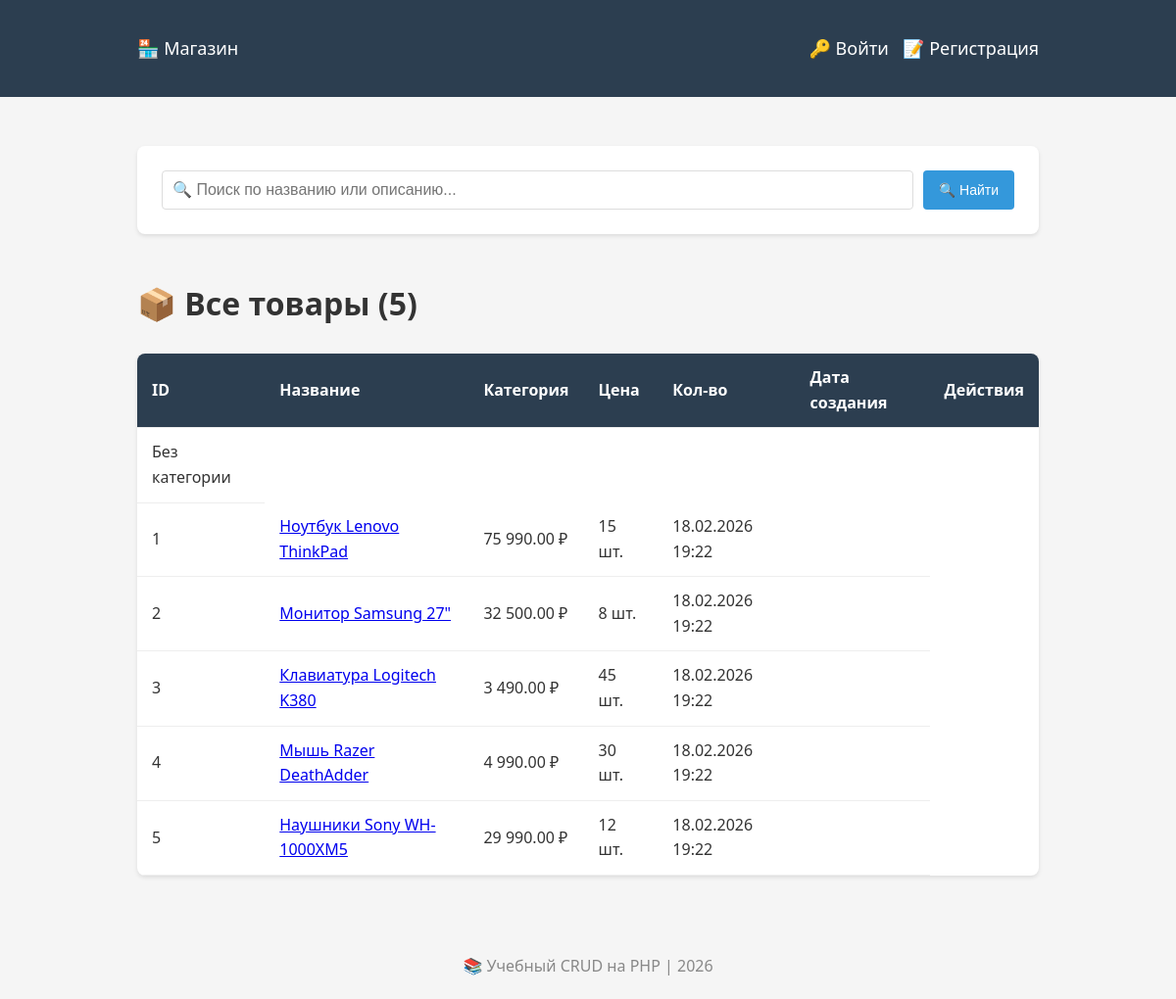
The page / on the database its author committed.
### tables this page shows
CREATE TABLE IF NOT EXISTS products
(
    id
    INT
    AUTO_INCREMENT
    PRIMARY
    KEY,
    name
    VARCHAR
(
    255
) NOT NULL,
    description TEXT,
    price DECIMAL
(
    10,
    2
) NOT NULL DEFAULT 0.00,
    quantity INT NOT NULL DEFAULT 0,
    category_id INT DEFAULT NULL,
    created_at TIMESTAMP DEFAULT CURRENT_TIMESTAMP,
    updated_at TIMESTAMP DEFAULT CURRENT_TIMESTAMP ON UPDATE CURRENT_TIMESTAMP,

     
     
    FOREIGN KEY
(
    category_id
) REFERENCES categories
(
    id
)
                                                   ON DELETE SET NULL
    );

### src/ProductController.php (called while the page is built, shortened)
<?php
class ProductController
{
    private Product $product;
    public function __construct(Product $product, Category $category, Validator $validator)
    {
        $this->product = $product;
    }
    public function index(): void
    {
        $search = trim($_GET['search'] ?? '');
        $page = max(1, (int)($_GET['page'] ?? 1));
        $perPage = 5;
        if ($search !== '') {
            $products = $this->product->searchPage($search, $page, $perPage);
            $totalItems = $this->product->getSearchCount($search);
        } else {
            $products = $this->product->getPage($page, $perPage);
            $totalItems = $this->product->getTotalCount();
        }
        $totalPages = (int)ceil($totalItems / $perPage);
        $this->render('list', [
            'products' => $products,
            'search' => $search,
            'page' => $page,
            'totalPages' => $totalPages,
            'totalItems' => $totalItems,
        ]);
    }
    private function render(string $template, array $data = []): void
    {
        extract($data);
        require __DIR__ . '/../templates/header.php';
        require __DIR__ . "/../templates/$template.php";
        require __DIR__ . '/../templates/footer.php';
    }
}

### public/index.php (called while the page is built, shortened)
<?php
require_once __DIR__ . '/../src/Auth.php';
require_once __DIR__ . '/../config/database.php';
require_once __DIR__ . '/../src/Product.php';
require_once __DIR__ . '/../src/ProductController.php';
require_once __DIR__ . '/../src/Router.php';
$product   = new Product($pdo);
$category  = new Category($pdo);
$user      = new User($pdo);
$validator = new Validator();
$productController = new ProductController($product, $category, $validator);
$authController    = new AuthController($user, $validator);
$router = new Router($productController, $authController);
$router->run();

### src/Auth.php (called while the page is built, shortened)
<?php
class Auth
{
    public static function isLoggedIn(): bool
    {
        return isset($_SESSION['user_id']);
    }
}

### src/Product.php (called while the page is built, shortened)
<?php
class Product
{
    private PDO $pdo;
    public function __construct(PDO $pdo)
    {
        $this->pdo = $pdo;
    }
    public function getPage(int $page, int $perPage = 5): array
    {
        $offset = ($page - 1) * $perPage;
        $sql = "SELECT p.*, c.name AS category_name
                FROM products p
                LEFT JOIN categories c ON p.category_id = c.id
                ORDER BY p.created_at DESC
                LIMIT :limit OFFSET :offset";
        $stmt = $this->pdo->prepare($sql);
        $stmt->bindValue(':limit', $perPage, PDO::PARAM_INT);
        $stmt->bindValue(':offset', $offset, PDO::PARAM_INT);
        $stmt->execute();
        return $stmt->fetchAll();
    }
}

### templates/list.php (the view, shortened to what this page needs)
<div class="card">
    <form method="GET" action="index.php">
        <div style="display: flex; gap: 10px;">
            <input type="text"
                   name="search"
                   value="<?= htmlspecialchars($search ?? '') ?>"
                   placeholder="🔍 Поиск по названию или описанию..."
                   style="flex: 1; padding: 10px; border: 1px solid #ddd; border-radius: 4px; font-size: 16px;">
            <button type="submit" class="btn btn-primary">🔍 Найти</button>
        </div>
    </form>
</div>
<br>
<?php
if (!empty($search)): ?>
    <h1>🔍 Результаты поиска: «<?= htmlspecialchars($search) ?>» (<?= count($products) ?>)</h1>
<?php
else: ?>
    <h1>📦 Все товары (<?= count($products) ?>)</h1>
<?php
endif; ?>
<br>
<?php
if (empty($products)): ?>
    <div class="card">
        <?php
        if (!empty($search)): ?>
            <p>Ничего не найдено по запросу «<?= htmlspecialchars($search) ?>».
                <a href="index.php?action=list">Показать все товары</a></p>
        <?php
        else: ?>
            <p>Товаров пока нет. <a href="index.php?action=create">Добавьте первый!</a></p>
        <?php
        endif; ?>
    </div>
<?php
else: ?>
    <table>
        <thead>
        <tr>
            <th>ID</th>
            <th>Название</th>
            <th>Категория</th>
            <th>Цена</th>
            <th>Кол-во</th>
            <th>Дата создания</th>
            <th>Действия</th>
        </tr>
        </thead>
        <tbody>
        <td><?= htmlspecialchars($item['category_name'] ?? 'Без категории') ?></td>
        <?php
        foreach ($products as $item): ?>
            <tr>
                <td><?= $item['id'] ?></td>
                <td>
                    <a href="index.php?action=show&id=<?= $item['id'] ?>">
                        <?= htmlspecialchars($item['name']) ?>
                    </a>
                </td>
                <td><?= number_format($item['price'], 2, '.', ' ') ?> ₽</td>
                <td><?= $item['quantity'] ?> шт.</td>
                <td><?= date('d.m.Y H:i', strtotime($item['created_at'])) ?></td>
                <td>
                </td>
            </tr>
        <?php
        endforeach; ?>
        </tbody>
    </table>
<?php
endif; ?>

### src/Router.php (shortened to what this page needs)
<?php
class Router
{
    private ProductController $productController;
    private AuthController $authController;
    public function __construct(
        ProductController $productController,
        AuthController $authController
    ) {
        $this->productController = $productController;
        $this->authController = $authController;
    }
    public function run(): void
    {
        $action = $_GET['action'] ?? 'list';
        $productRoutes = [
            'list' => 'index',
            'show' => 'show',
            'create' => 'create',
            'edit' => 'edit',
            'delete' => 'delete',
        ];
        $authRoutes = [
            'login' => 'login',
            'logout' => 'logout',
            'register' => 'register',
        ];
        if (array_key_exists($action, $productRoutes)) {
            $method = $productRoutes[$action];
            $this->productController->$method();
        } elseif (array_key_exists($action, $authRoutes)) {
            $method = $authRoutes[$action];
            $this->authController->$method();
        } else {
            http_response_code(404);
            echo "Страница не найдена";
        }
    }
}

### templates/header.php (shortened to what this page needs)
<!DOCTYPE html>
<html lang="ru">
<head>
</head>
<body>
<nav>
    <div class="container">
        <a href="index.php">🏪 Магазин</a>
        <div>
            <?php
            if (Auth::isLoggedIn()): ?>
                <a href="index.php?action=create" style="margin-right: 15px;">➕ Добавить</a>
                <span style="color: #95a5a6; margin-right: 10px;">
                    👤 <?= htmlspecialchars(Auth::getUsername()) ?>
                </span>
                <a href="index.php?action=logout">🚪 Выйти</a>
            <?php
            else: ?>
                <a href="index.php?action=login" style="margin-right: 10px;">🔑 Войти</a>
                <a href="index.php?action=register">📝 Регистрация</a>
            <?php
            endif; ?>
        </div>
    </div>
</nav>
<div class="container">

### templates/footer.php
</div>
<footer style="text-align:center; padding:20px; color:#888; margin-top:40px;">
    <p>📚 Учебный CRUD на PHP | <?= date('Y') ?></p>
</footer>
</body>
</html>

### templates/header.php (style rules this page uses)
* { margin: 0; padding: 0; box-sizing: border-box; }
body { font-family: 'Segoe UI', Arial, sans-serif; background-color: #f5f5f5; color: #333; line-height: 1.6; }
.container { max-width: 960px; margin: 0 auto; padding: 20px; }
nav { background-color: #2c3e50; padding: 15px 0; margin-bottom: 30px; }
nav .container { display: flex; justify-content: space-between; align-items: center; }
nav a { color: white; text-decoration: none; font-size: 18px; }
.btn { display: inline-block; padding: 8px 16px; border: none; border-radius: 4px; cursor: pointer; text-decoration: none; font-size: 14px; color: white; }
.btn-primary { background-color: #3498db; }
table { width: 100%; border-collapse: collapse; background: white; border-radius: 8px; overflow: hidden; box-shadow: 0 2px 4px rgba(0, 0, 0, 0.1); }
th, td { padding: 12px 15px; text-align: left; border-bottom: 1px solid #eee; }
th { background-color: #2c3e50; color: white; }
.card { background: white; border-radius: 8px; padding: 25px; box-shadow: 0 2px 4px rgba(0, 0, 0, 0.1); margin-bottom: 20px; }

### rows shown on the page
products: id "1", name "Ноутбук Lenovo ThinkPad", price "75 990.00", quantity "15", created_at "18.02.2026 19:22"
products: id "2", name "Монитор Samsung 27\"", price "32 500.00", quantity "8", created_at "18.02.2026 19:22"
products: id "3", name "Клавиатура Logitech K380", price "3 490.00", quantity "45", created_at "18.02.2026 19:22"
products: id "4", name "Мышь Razer DeathAdder", price "4 990.00", quantity "30", created_at "18.02.2026 19:22"
products: id "5", name "Наушники Sony WH-1000XM5", price "29 990.00", quantity "12", created_at "18.02.2026 19:22"

### other values the page prints
count($products) "5"
$item['category_name'] "Без категории"
